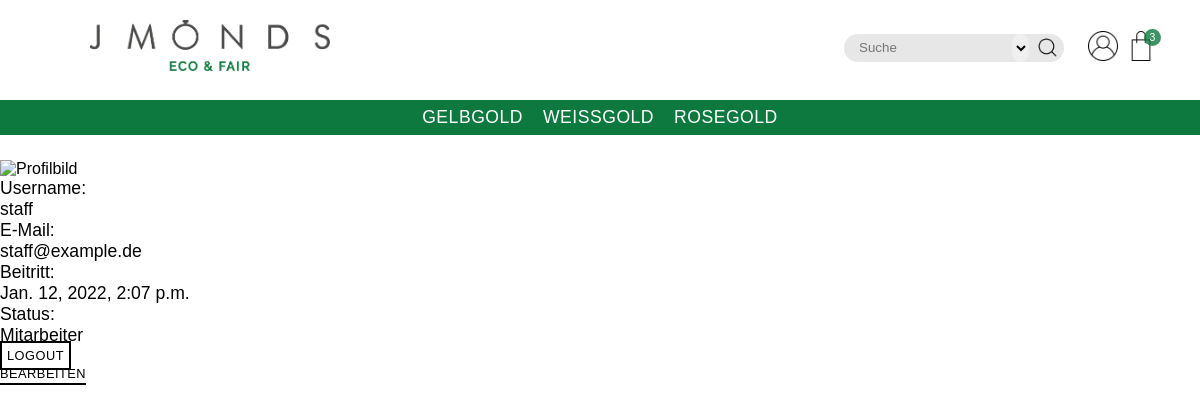
Screenshot of /userManagement/profiles/4/ with the database file from the repository.
### UserManagement/models.py (models this page shows, shortened)
class MyUser(AbstractUser):
    pass
    profile_picture = models.ImageField(upload_to='picture_uploads/', blank=True, null=True)
    def get_user_cart_amount(self):
        cart = Cart.objects.filter(user_elem=self.id).first()
        if cart:
            amount = 0
            cart_list = CartItem.objects.filter(cart=cart)
            for item in cart_list:
                amount += item.quantity
            return amount
        else:
            return 0

### Cart/models.py (models this page shows, shortened)
class Cart(models.Model):
    timestamp = models.DateTimeField(default=timezone.now)
    user_elem = models.ForeignKey(settings.AUTH_USER_MODEL, on_delete=models.CASCADE, null=True)
    user_ip = models.CharField(max_length=1000)

class CartItem(models.Model):
    product_id = models.IntegerField()
    product_name = models.CharField(max_length=1000)
    product_img_url = models.ImageField(upload_to='product_images/', blank=True, null=True)
    price = models.DecimalField(decimal_places=2, max_digits=10)
    quantity = models.IntegerField(default=1)
    cart = models.ForeignKey(Cart, on_delete=models.CASCADE)

### UserManagement/views.py (the view)
# urls.py: path('profiles/<int:pk>/', views.profile_page, name='user_profile'),
def profile_page(request, **kwargs):
    if request.method == 'POST' and request.POST.__contains__('search_input'):
        return search_script(request)
    user_id = kwargs['pk']
    this_user = MyUser.objects.get(id=user_id)
    if request.method == 'POST':
        if request.POST.__contains__('load_editpage'):
            return redirect('user_profile_edit', pk=user_id)
    context = {'user': this_user}
    return render(request, 'profile-page.html', context)

### UserManagement/templates/profile-page.html (shortened to what this page needs)
{% extends 'base.html' %}
{% load static %}
{% block bodyContent %}
    <div class="pp-page">
        <div>
            <img src="{{ user.profile_picture.url }}" alt="Profilbild">
        </div>
        <div>
            <ul>
                <li>
                    <p>Username:</p>
                    <p>{{ user.username }}</p>
                </li>
                <li>
                    <p>E-Mail:</p>
                    <p>{{ user.email }}</p>
                </li>
                <li>
                    <p>Beitritt:</p>
                    <p>{{ user.date_joined }}</p>
                </li>
                <li>
                    <p>Status:</p>
                    {% if user.is_superuser %}
                        <p>Admin</p>
                    {% elif user.is_staff and not user.is_superuser %}
                        <p>Mitarbeiter</p>
                    {% elif not user.is_superuser and not user.is_staff %}
                        <p>Customer</p>
                    {% endif %}
                </li>
            </ul>
        <a href="{% url 'logout' %}" class="btn">Logout</a>
        <form method="POST">
            <button type="submit" name="load_editpage" class="secondary-btn">Bearbeiten</button>
        </form>
        </div>
    </div>
{% endblock %}

### templates/base.html (shortened to what this page needs)
{% load static %}
<!DOCTYPE html>
<html lang="de" xmlns="http://www.w3.org/1999/html">
<head>
    <link href="https://unpkg.com/sanitize.css" rel="stylesheet">
    <link href="{% static "style/style.css" %}" rel="stylesheet">
    <link rel="stylesheet" href="https://use.typekit.net/jby6hqc.css">
</head>
<body>
<header>
    <div class="header__elem-wrapper banner-wrapper">
        <div>
           <a href="{%  url 'landing-page' %}"><img src="{% static "assets/logos/Jmonds_logo_ecoFair.png" %}" alt="JMONDS - Eco & Fair"></a>
        </div>
        <div class="elem-wrapper__icon-wrapper">
            <form id="search-container" method="POST">
                <select name="search-type" id="search-select">
                </select>
                <input type="text" placeholder="Suche" name="search_input" id="searchbar">
                <button type="submit"><img src="{% static "assets/icons/search.png" %}" alt="Suchen"></button>
            </form>
            {% if user.is_authenticated %}
                {% block logged_in_content %}
                    <a href="{% url 'user_profile' pk=user.id %}"><img src="{% static "assets/icons/user.png" %}" alt="Profil"></a>
                {% endblock %}
            {% else %}
                {% block not_logged_in_content %}
                    <a href="{% url 'login' %}"><img src="{% static "assets/icons/user.png" %}" alt="Login"></a>
                {% endblock %}
            {% endif %}
            <a href="{% url 'cart-show' %}" class="cart-icon">
                <img src="{% static "assets/icons/shopping-bag.png" %}" alt="Cart">
                {% if user.is_authenticated and user.get_user_cart_amount is not 0 %}
                    <p>{{ user.get_user_cart_amount }}</p>
                {% endif %}
            </a>
        </div>
    </div>
    <div class="header__navbar">
        <ul>
            <li><a href="{% url 'ring-list' query='Gelbgold' %}">Gelbgold</a></li>
            <li><a href="{% url 'ring-list' query='Weißgold' %}">Weißgold</a></li>
            <li><a href="{% url 'ring-list' query='Rosegold' %}">Rosegold</a></li>
        </ul>
    </div>
</header>
<main>
    {% block bodyContent %}Base Block{% endblock %}
</main>
</body>
</html>

### static/style/style.css (style rules this page uses)
*, *::before, *::after { box-sizing: border-box; }
html { scroll-behavior: smooth; min-height: 100vh; }
html, body { margin: 0; padding: 0; }
img { max-width: 500px; }
ul { list-style: none; }
h1, h2, h3, h4, p, ul, li, a { margin: 0; padding: 0; }
.btn { text-decoration: none; background: none; border: 2px solid #000; text-transform: uppercase; letter-spacing: 0.5px; padding: 5px; transition: background-color 0.2s ease-out, color 0.2s ease-out; font-size: 0.8rem; color: #000; cursor: pointer; }
.secondary-btn { background: none; text-decoration: none; border: none; border-bottom: 2px solid #000; text-transform: uppercase; letter-spacing: 0.5px; padding: 2px 0; font-size: 0.8rem; color: #000; cursor: pointer; transition: color 0.2s ease-out, border-color 0.2s ease-out; }
:root { font-family: "europa", sans-serif; font-size: 1rem; --DarkColor: #212121; --Green: #0e793e; --Gold: #ffecc1; --Silver: #eeedf2; --Rose: #f0e2da; }
p { font-size: 1.1rem; }
header { margin-bottom: 25px; }
header .header__elem-wrapper { padding: 20px; display: flex; flex-flow: row wrap; justify-content: space-between; align-items: center; }
header .header__elem-wrapper.banner-wrapper { margin-bottom: 5px; }
header .header__elem-wrapper.banner-wrapper > div { display: flex; flex-flow: row wrap; justify-content: center; align-items: center; }
header .header__elem-wrapper.banner-wrapper > div:first-of-type { flex: 1 1 20em; padding: 0 25px 0 70px; justify-content: flex-start; }
header .header__elem-wrapper.banner-wrapper > div:first-of-type img { max-width: 240px; }
header .header__elem-wrapper.banner-wrapper > div:last-of-type { flex: 1 1 30em; }
header .header__elem-wrapper.banner-wrapper > div:last-of-type img { max-width: 70px; }
header .header__elem-wrapper.banner-wrapper .elem-wrapper__icon-wrapper { padding-right: 20px; justify-content: flex-end; }
header .header__elem-wrapper.banner-wrapper .elem-wrapper__icon-wrapper img { width: 30px; }
header .header__elem-wrapper.banner-wrapper .elem-wrapper__icon-wrapper a { margin: 0 4px; }
header .header__elem-wrapper.banner-wrapper .elem-wrapper__icon-wrapper a.cart-icon { position: relative; }
header .header__elem-wrapper.banner-wrapper .elem-wrapper__icon-wrapper a.cart-icon p { position: absolute; top: -2px; right: -5px; border-radius: 50%; width: 17px; height: 17px; font-size: 0.65rem; color: #fff; background-color: var(--Green); opacity: 0.8; display: flex; flex-flow: row wrap; justify-content: center; align-items: center; }
header .header__elem-wrapper #search-container { margin-right: 20px; position: relative; }
header .header__elem-wrapper #search-container input { border: none; border-radius: 50px; background-color: #e7e7e7; height: 28px; padding: 0 15px; width: 220px; }
header .header__elem-wrapper #search-container button { border: none; background: none; cursor: pointer; width: 25px; position: absolute; right: 10px; z-index: 5; }
header .header__elem-wrapper #search-container button img { width: 25px; }
header .header__elem-wrapper #search-container #search-select { position: absolute; height: 100%; border-radius: 50px; border: none; width: 17px; right: 35px; cursor: pointer; font-size: 0; }
header .header__navbar { padding: 7px 0; background: var(--Green); }
header .header__navbar ul { display: flex; flex-flow: row wrap; justify-content: center; align-items: center; }
header .header__navbar ul li { margin: 0 10px; }
header .header__navbar ul li a { text-transform: uppercase; font-weight: 300; font-size: 1.1rem; letter-spacing: 0.5px; text-decoration: none; color: #fff; }

### rows the page displays
MyUser: get_user_cart_amount "3", username "staff", email "staff@example.de", date_joined "Jan. 12, 2022, 2:07 p.m."
